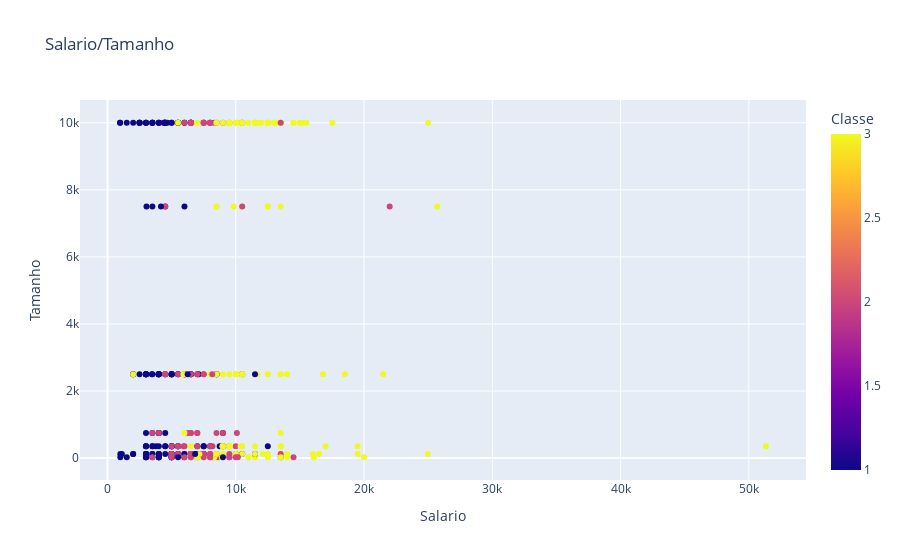

The notebook cell this image was saved under:
### Code cell
import plotly.express as px

fig = px.scatter(df, x="Salario", y="Tamanho", color="Classe",
                 title="Salario/Tamanho")

fig.show()

### Figure 1 — Plotly figure (JSON) as saved in the notebook; plotly's stock layout.template omitted (floating-point values rounded to 4 significant figures; data arrays with more than 128 entries replaced by an {"elided": "..."} marker saying what was removed)
{"data": [{"hovertemplate": "Salario=%{x}<br>Tamanho=%{y}<br>Classe=%{marker.color}<extra></extra>", "legendgroup": "", "marker": {"color": {"elided": "389 int values"}, "coloraxis": "coloraxis", "symbol": "circle"}, "mode": "markers", "name": "", "orientation": "v", "showlegend": false, "type": "scatter", "x": {"elided": "389 int values"}, "xaxis": "x", "y": {"elided": "389 int values"}, "yaxis": "y"}], "layout": {"coloraxis": {"colorbar": {"title": {"text": "Classe"}}, "colorscale": [[0, "#0d0887"], [0.1111, "#46039f"], [0.2222, "#7201a8"], [0.3333, "#9c179e"], [0.4444, "#bd3786"], [0.5556, "#d8576b"], [0.6667, "#ed7953"], [0.7778, "#fb9f3a"], [0.8889, "#fdca26"], [1, "#f0f921"]]}, "legend": {"tracegroupgap": 0}, "title": {"text": "Salario/Tamanho"}, "xaxis": {"anchor": "y", "domain": [0, 1], "title": {"text": "Salario"}}, "yaxis": {"anchor": "x", "domain": [0, 1], "title": {"text": "Tamanho"}}}}
